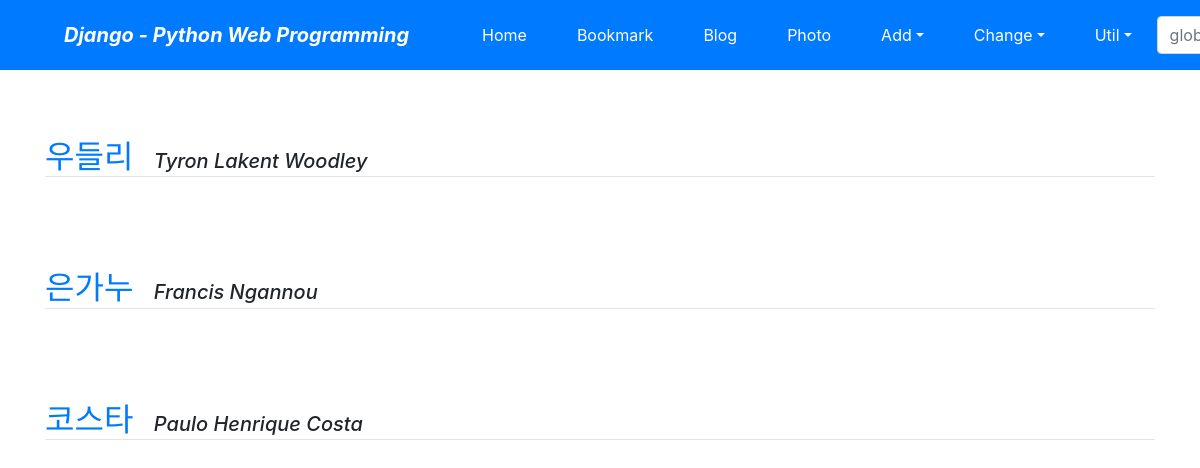
The app's page /photo/ with its own data.
### photo/models.py (models this page shows, shortened)
class Album(models.Model):
    name = models.CharField('NAME', max_length=30)
    description = models.CharField(
        'One Line Description', max_length=100, blank=True)
    owner = models.ForeignKey(
        'auth.User', on_delete=models.CASCADE, verbose_name='OWNER', blank=True, null=True)
    class Meta:
        ordering = ('name',)

### photo/views.py (the view)
# urls.py: path('', views.AlbumLV.as_view(), name='index'),
class AlbumLV(ListView):
    model = Album

### photo/models.py (called while the page is built)
    def get_absolute_url(self):
        return reverse('photo:photo_detail', args=(self.id,))

### photo/templates/photo/album_list.html (shortened to what this page needs)
{% extends 'base.html' %}
{% load sorl_thumbnail %}
{% block content %}
    {% for item in object_list%}
    <div class="mt-5">
        <a class="h2" href="{% url 'photo:album_detail' item.id %}">
        {{ item.name }}</a>&emsp;
        <span class="font-italic h5">{{ item.description }}</span>
    </div>
    <hr style="margin: 0 0 20px 0;">
    <div class="row">
    </div>
    {% endfor %}
{% endblock  %}

### records on screen
Album: name "우들리", description "Tyron Lakent Woodley"
Album: name "은가누", description "Francis Ngannou"
Album: name "코스타", description "Paulo Henrique Costa"
